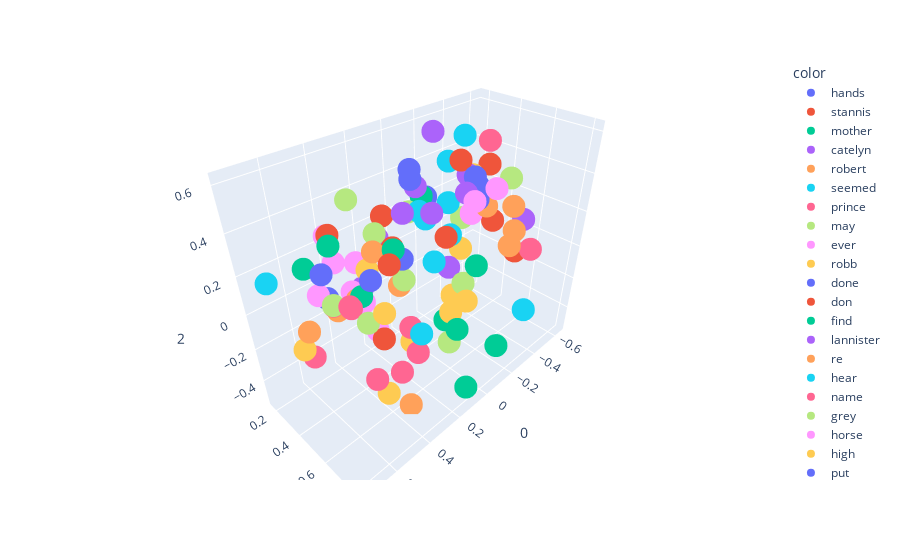

Notebook source saved alongside this figure:
### Code cell
import plotly.express as px
fig = px.scatter_3d(X[200:300],x=0,y=1,z=2, color=y[200:300])
fig.show()

### Figure 1 — Plotly figure (JSON) as saved in the notebook; plotly's stock layout.template omitted (floating-point values rounded to 4 significant figures)
{"data": [{"hovertemplate": "color=hands<br>0=%{x}<br>1=%{y}<br>2=%{z}<extra></extra>", "legendgroup": "hands", "marker": {"color": "#636efa", "symbol": "circle"}, "mode": "markers", "name": "hands", "scene": "scene", "showlegend": true, "type": "scatter3d", "x": [-0.2703], "y": [0.4723], "z": [0.394]}, {"hovertemplate": "color=stannis<br>0=%{x}<br>1=%{y}<br>2=%{z}<extra></extra>", "legendgroup": "stannis", "marker": {"color": "#EF553B", "symbol": "circle"}, "mode": "markers", "name": "stannis", "scene": "scene", "showlegend": true, "type": "scatter3d", "x": [0.4336], "y": [0.6114], "z": [-0.06067]}, {"hovertemplate": "color=mother<br>0=%{x}<br>1=%{y}<br>2=%{z}<extra></extra>", "legendgroup": "mother", "marker": {"color": "#00cc96", "symbol": "circle"}, "mode": "markers", "name": "mother", "scene": "scene", "showlegend": true, "type": "scatter3d", "x": [0.4567], "y": [0.5122], "z": [0.1208]}, {"hovertemplate": "color=catelyn<br>0=%{x}<br>1=%{y}<br>2=%{z}<extra></extra>", "legendgroup": "catelyn", "marker": {"color": "#ab63fa", "symbol": "circle"}, "mode": "markers", "name": "catelyn", "scene": "scene", "showlegend": true, "type": "scatter3d", "x": [0.219], "y": [0.3358], "z": [0.218]}, {"hovertemplate": "color=robert<br>0=%{x}<br>1=%{y}<br>2=%{z}<extra></extra>", "legendgroup": "robert", "marker": {"color": "#FFA15A", "symbol": "circle"}, "mode": "markers", "name": "robert", "scene": "scene", "showlegend": true, "type": "scatter3d", "x": [0.5403], "y": [0.4568], "z": [0.06265]}, {"hovertemplate": "color=seemed<br>0=%{x}<br>1=%{y}<br>2=%{z}<extra></extra>", "legendgroup": "seemed", "marker": {"color": "#19d3f3", "symbol": "circle"}, "mode": "markers", "name": "seemed", "scene": "scene", "showlegend": true, "type": "scatter3d", "x": [0.02422], "y": [0.442], "z": [0.2783]}, {"hovertemplate": "color=prince<br>0=%{x}<br>1=%{y}<br>2=%{z}<extra></extra>", "legendgroup": "prince", "marker": {"color": "#FF6692", "symbol": "circle"}, "mode": "markers", "name": "prince", "scene": "scene", "showlegend": true, "type": "scatter3d", "x": [0.5504], "y": [0.4446], "z": [0.08608]}, {"hovertemplate": "color=may<br>0=%{x}<br>1=%{y}<br>2=%{z}<extra></extra>", "legendgroup": "may", "marker": {"color": "#B6E880", "symbol": "circle"}, "mode": "markers", "name": "may", "scene": "scene", "showlegend": true, "type": "scatter3d", "x": [0.5645], "y": [0.466], "z": [0.1096]}, {"hovertemplate": "color=ever<br>0=%{x}<br>1=%{y}<br>2=%{z}<extra></extra>", "legendgroup": "ever", "marker": {"color": "#FF97FF", "symbol": "circle"}, "mode": "markers", "name": "ever", "scene": "scene", "showlegend": true, "type": "scatter3d", "x": [0.442], "y": [0.5066], "z": [0.079]}, {"hovertemplate": "color=robb<br>0=%{x}<br>1=%{y}<br>2=%{z}<extra></extra>", "legendgroup": "robb", "marker": {"color": "#FECB52", "symbol": "circle"}, "mode": "markers", "name": "robb", "scene": "scene", "showlegend": true, "type": "scatter3d", "x": [0.3886], "y": [0.4715], "z": [0.1983]}, {"hovertemplate": "color=done<br>0=%{x}<br>1=%{y}<br>2=%{z}<extra></extra>", "legendgroup": "done", "marker": {"color": "#636efa", "symbol": "circle"}, "mode": "markers", "name": "done", "scene": "scene", "showlegend": true, "type": "scatter3d", "x": [0.4709], "y": [0.5988], "z": [0.254]}, {"hovertemplate": "color=don<br>0=%{x}<br>1=%{y}<br>2=%{z}<extra></extra>", "legendgroup": "don", "marker": {"color": "#EF553B", "symbol": "circle"}, "mode": "markers", "name": "don", "scene": "scene", "showlegend": true, "type": "scatter3d", "x": [0.4712], "y": [0.3377], "z": [0.3413]}, {"hovertemplate": "color=find<br>0=%{x}<br>1=%{y}<br>2=%{z}<extra></extra>", "legendgroup": "find", "marker": {"color": "#00cc96", "symbol": "circle"}, "mode": "markers", "name": "find", "scene": "scene", "showlegend": true, "type": "scatter3d", "x": [0.383], "y": [0.6359], "z": [0.3686]}, {"hovertemplate": "color=lannister<br>0=%{x}<br>1=%{y}<br>2=%{z}<extra></extra>", "legendgroup": "lannister", "marker": {"color": "#ab63fa", "symbol": "circle"}, "mode": "markers", "name": "lannister", "scene": "scene", "showlegend": true, "type": "scatter3d", "x": [0.3824], "y": [0.4212], "z": [0.07677]}, {"hovertemplate": "color=re<br>0=%{x}<br>1=%{y}<br>2=%{z}<extra></extra>", "legendgroup": "re", "marker": {"color": "#FFA15A", "symbol": "circle"}, "mode": "markers", "name": "re", "scene": "scene", "showlegend": true, "type": "scatter3d", "x": [0.3512], "y": [0.468], "z": [0.2671]}, {"hovertemplate": "color=hear<br>0=%{x}<br>1=%{y}<br>2=%{z}<extra></extra>", "legendgroup": "hear", "marker": {"color": "#19d3f3", "symbol": "circle"}, "mode": "markers", "name": "hear", "scene": "scene", "showlegend": true, "type": "scatter3d", "x": [0.1682], "y": [0.552], "z": [0.4147]}, {"hovertemplate": "color=name<br>0=%{x}<br>1=%{y}<br>2=%{z}<extra></extra>", "legendgroup": "name", "marker": {"color": "#FF6692", "symbol": "circle"}, "mode": "markers", "name": "name", "scene": "scene", "showlegend": true, "type": "scatter3d", "x": [0.5769], "y": [0.6002], "z": [0.1884]}, {"hovertemplate": "color=grey<br>0=%{x}<br>1=%{y}<br>2=%{z}<extra></extra>", "legendgroup": "grey", "marker": {"color": "#B6E880", "symbol": "circle"}, "mode": "markers", "name": "grey", "scene": "scene", "showlegend": true, "type": "scatter3d", "x": [-0.4495], "y": [0.2441], "z": [0.01859]}, {"hovertemplate": "color=horse<br>0=%{x}<br>1=%{y}<br>2=%{z}<extra></extra>", "legendgroup": "horse", "marker": {"color": "#FF97FF", "symbol": "circle"}, "mode": "markers", "name": "horse", "scene": "scene", "showlegend": true, "type": "scatter3d", "x": [-0.3416], "y": [0.5474], "z": [0.3361]}, {"hovertemplate": "color=high<br>0=%{x}<br>1=%{y}<br>2=%{z}<extra></extra>", "legendgroup": "high", "marker": {"color": "#FECB52", "symbol": "circle"}, "mode": "markers", "name": "high", "scene": "scene", "showlegend": true, "type": "scatter3d", "x": [-0.1473], "y": [0.4626], "z": [-0.2332]}, {"hovertemplate": "color=put<br>0=%{x}<br>1=%{y}<br>2=%{z}<extra></extra>", "legendgroup": "put", "marker": {"color": "#636efa", "symbol": "circle"}, "mode": "markers", "name": "put", "scene": "scene", "showlegend": true, "type": "scatter3d", "x": [0.2174], "y": [0.553], "z": [0.6101]}, {"hovertemplate": "color=stone<br>0=%{x}<br>1=%{y}<br>2=%{z}<extra></extra>", "legendgroup": "stone", "marker": {"color": "#EF553B", "symbol": "circle"}, "mode": "markers", "name": "stone", "scene": "scene", "showlegend": true, "type": "scatter3d", "x": [-0.6371], "y": [0.4866], "z": [-0.1751]}, {"hovertemplate": "color=wine<br>0=%{x}<br>1=%{y}<br>2=%{z}<extra></extra>", "legendgroup": "wine", "marker": {"color": "#00cc96", "symbol": "circle"}, "mode": "markers", "name": "wine", "scene": "scene", "showlegend": true, "type": "scatter3d", "x": [-0.0867], "y": [0.3017], "z": [0.3007]}, {"hovertemplate": "color=hard<br>0=%{x}<br>1=%{y}<br>2=%{z}<extra></extra>", "legendgroup": "hard", "marker": {"color": "#ab63fa", "symbol": "circle"}, "mode": "markers", "name": "hard", "scene": "scene", "showlegend": true, "type": "scatter3d", "x": [-0.3289], "y": [0.3784], "z": [0.3554]}, {"hovertemplate": "color=water<br>0=%{x}<br>1=%{y}<br>2=%{z}<extra></extra>", "legendgroup": "water", "marker": {"color": "#FFA15A", "symbol": "circle"}, "mode": "markers", "name": "water", "scene": "scene", "showlegend": true, "type": "scatter3d", "x": [-0.5364], "y": [0.5185], "z": [0.1586]}, {"hovertemplate": "color=upon<br>0=%{x}<br>1=%{y}<br>2=%{z}<extra></extra>", "legendgroup": "upon", "marker": {"color": "#19d3f3", "symbol": "circle"}, "mode": "markers", "name": "upon", "scene": "scene", "showlegend": true, "type": "scatter3d", "x": [-0.1291], "y": [0.4556], "z": [0.1363]}, {"hovertemplate": "color=fire<br>0=%{x}<br>1=%{y}<br>2=%{z}<extra></extra>", "legendgroup": "fire", "marker": {"color": "#FF6692", "symbol": "circle"}, "mode": "markers", "name": "fire", "scene": "scene", "showlegend": true, "type": "scatter3d", "x": [-0.4912], "y": [0.6777], "z": [-0.009546]}, {"hovertemplate": "color=iron<br>0=%{x}<br>1=%{y}<br>2=%{z}<extra></extra>", "legendgroup": "iron", "marker": {"color": "#B6E880", "symbol": "circle"}, "mode": "markers", "name": "iron", "scene": "scene", "showlegend": true, "type": "scatter3d", "x": [-0.1976], "y": [0.4904], "z": [-0.1688]}, {"hovertemplate": "color=until<br>0=%{x}<br>1=%{y}<br>2=%{z}<extra></extra>", "legendgroup": "until", "marker": {"color": "#FF97FF", "symbol": "circle"}, "mode": "markers", "name": "until", "scene": "scene", "showlegend": true, "type": "scatter3d", "x": [-0.1222], "y": [0.5991], "z": [0.3688]}, {"hovertemplate": "color=these<br>0=%{x}<br>1=%{y}<br>2=%{z}<extra></extra>", "legendgroup": "these", "marker": {"color": "#FECB52", "symbol": "circle"}, "mode": "markers", "name": "these", "scene": "scene", "showlegend": true, "type": "scatter3d", "x": [0.4269], "y": [0.6108], "z": [-0.4011]}, {"hovertemplate": "color=voice<br>0=%{x}<br>1=%{y}<br>2=%{z}<extra></extra>", "legendgroup": "voice", "marker": {"color": "#636efa", "symbol": "circle"}, "mode": "markers", "name": "voice", "scene": "scene", "showlegend": true, "type": "scatter3d", "x": [0.006166], "y": [0.3269], "z": [0.4249]}, {"hovertemplate": "color=gone<br>0=%{x}<br>1=%{y}<br>2=%{z}<extra></extra>", "legendgroup": "gone", "marker": {"color": "#EF553B", "symbol": "circle"}, "mode": "markers", "name": "gone", "scene": "scene", "showlegend": true, "type": "scatter3d", "x": [0.03429], "y": [0.5788], "z": [0.2471]}, {"hovertemplate": "color=give<br>0=%{x}<br>1=%{y}<br>2=%{z}<extra></extra>", "legendgroup": "give", "marker": {"color": "#00cc96", "symbol": "circle"}, "mode": "markers", "name": "give", "scene": "scene", "showlegend": true, "type": "scatter3d", "x": [0.5687], "y": [0.4923], "z": [0.4041]}, {"hovertemplate": "color=sam<br>0=%{x}<br>1=%{y}<br>2=%{z}<extra></extra>", "legendgroup": "sam", "marker": {"color": "#ab63fa", "symbol": "circle"}, "mode": "markers", "name": "sam", "scene": "scene", "showlegend": true, "type": "scatter3d", "x": [-0.001336], "y": [0.353], "z": [0.3959]}, {"hovertemplate": "color=better<br>0=%{x}<br>1=%{y}<br>2=%{z}<extra></extra>", "legendgroup": "better", "marker": {"color": "#FFA15A", "symbol": "circle"}, "mode": "markers", "name": "better", "scene": "scene", "showlegend": true, "type": "scatter3d", "x": [0.4509], "y": [0.472], "z": [0.07884]}, {"hovertemplate": "color=seen<br>0=%{x}<br>1=%{y}<br>2=%{z}<extra></extra>", "legendgroup": "seen", "marker": {"color": "#19d3f3", "symbol": "circle"}, "mode": "markers", "name": "seen", "scene": "scene", "showlegend": true, "type": "scatter3d", "x": [0.1328], "y": [0.6039], "z": [0.1784]}, {"hovertemplate": "color=shall<br>0=%{x}<br>1=%{y}<br>2=%{z}<extra></extra>", "legendgroup": "shall", "marker": {"color": "#FF6692", "symbol": "circle"}, "mode": "markers", "name": "shall", "scene": "scene", "showlegend": true, "type": "scatter3d", "x": [0.5069], "y": [0.5048], "z": [0.08244]}, {"hovertemplate": "color=ned<br>0=%{x}<br>1=%{y}<br>2=%{z}<extra></extra>", "legendgroup": "ned", "marker": {"color": "#B6E880", "symbol": "circle"}, "mode": "markers", "name": "ned", "scene": "scene", "showlegend": true, "type": "scatter3d", "x": [0.2599], "y": [0.3702], "z": [0.2722]}, {"hovertemplate": "color=always<br>0=%{x}<br>1=%{y}<br>2=%{z}<extra></extra>", "legendgroup": "always", "marker": {"color": "#FF97FF", "symbol": "circle"}, "mode": "markers", "name": "always", "scene": "scene", "showlegend": true, "type": "scatter3d", "x": [0.4529], "y": [0.4427], "z": [0.1045]}, {"hovertemplate": "color=years<br>0=%{x}<br>1=%{y}<br>2=%{z}<extra></extra>", "legendgroup": "years", "marker": {"color": "#FECB52", "symbol": "circle"}, "mode": "markers", "name": "years", "scene": "scene", "showlegend": true, "type": "scatter3d", "x": [0.275], "y": [0.6074], "z": [-0.1833]}, {"hovertemplate": "color=between<br>0=%{x}<br>1=%{y}<br>2=%{z}<extra></extra>", "legendgroup": "between", "marker": {"color": "#636efa", "symbol": "circle"}, "mode": "markers", "name": "between", "scene": "scene", "showlegend": true, "type": "scatter3d", "x": [-0.4125], "y": [0.3774], "z": [0.2697]}, {"hovertemplate": "color=dark<br>0=%{x}<br>1=%{y}<br>2=%{z}<extra></extra>", "legendgroup": "dark", "marker": {"color": "#EF553B", "symbol": "circle"}, "mode": "markers", "name": "dark", "scene": "scene", "showlegend": true, "type": "scatter3d", "x": [-0.5148], "y": [0.4076], "z": [0.04097]}, {"hovertemplate": "color=place<br>0=%{x}<br>1=%{y}<br>2=%{z}<extra></extra>", "legendgroup": "place", "marker": {"color": "#00cc96", "symbol": "circle"}, "mode": "markers", "name": "place", "scene": "scene", "showlegend": true, "type": "scatter3d", "x": [0.2037], "y": [0.809], "z": [-0.02824]}, {"hovertemplate": "color=small<br>0=%{x}<br>1=%{y}<br>2=%{z}<extra></extra>", "legendgroup": "small", "marker": {"color": "#ab63fa", "symbol": "circle"}, "mode": "markers", "name": "small", "scene": "scene", "showlegend": true, "type": "scatter3d", "x": [-0.2531], "y": [0.3368], "z": [-0.1717]}, {"hovertemplate": "color=cold<br>0=%{x}<br>1=%{y}<br>2=%{z}<extra></extra>", "legendgroup": "cold", "marker": {"color": "#FFA15A", "symbol": "circle"}, "mode": "markers", "name": "cold", "scene": "scene", "showlegend": true, "type": "scatter3d", "x": [-0.3578], "y": [0.4817], "z": [0.2139]}, {"hovertemplate": "color=winterfell<br>0=%{x}<br>1=%{y}<br>2=%{z}<extra></extra>", "legendgroup": "winterfell", "marker": {"color": "#19d3f3", "symbol": "circle"}, "mode": "markers", "name": "winterfell", "scene": "scene", "showlegend": true, "type": "scatter3d", "x": [0.3092], "y": [0.7062], "z": [-0.05211]}, {"hovertemplate": "color=most<br>0=%{x}<br>1=%{y}<br>2=%{z}<extra></extra>", "legendgroup": "most", "marker": {"color": "#FF6692", "symbol": "circle"}, "mode": "markers", "name": "most", "scene": "scene", "showlegend": true, "type": "scatter3d", "x": [0.4415], "y": [0.5524], "z": [-0.3441]}, {"hovertemplate": "color=hundred<br>0=%{x}<br>1=%{y}<br>2=%{z}<extra></extra>", "legendgroup": "hundred", "marker": {"color": "#B6E880", "symbol": "circle"}, "mode": "markers", "name": "hundred", "scene": "scene", "showlegend": true, "type": "scatter3d", "x": [-0.009797], "y": [0.5762], "z": [-0.3972]}, {"hovertemplate": "color=stood<br>0=%{x}<br>1=%{y}<br>2=%{z}<extra></extra>", "legendgroup": "stood", "marker": {"color": "#FF97FF", "symbol": "circle"}, "mode": "markers", "name": "stood", "scene": "scene", "showlegend": true, "type": "scatter3d", "x": [-0.2934], "y": [0.44], "z": [0.1812]}, {"hovertemplate": "color=end<br>0=%{x}<br>1=%{y}<br>2=%{z}<extra></extra>", "legendgroup": "end", "marker": {"color": "#FECB52", "symbol": "circle"}, "mode": "markers", "name": "end", "scene": "scene", "showlegend": true, "type": "scatter3d", "x": [0.1099], "y": [0.7725], "z": [0.04838]}, {"hovertemplate": "color=sister<br>0=%{x}<br>1=%{y}<br>2=%{z}<extra></extra>", "legendgroup": "sister", "marker": {"color": "#636efa", "symbol": "circle"}, "mode": "markers", "name": "sister", "scene": "scene", "showlegend": true, "type": "scatter3d", "x": [0.5858], "y": [0.4436], "z": [0.2602]}, {"hovertemplate": "color=words<br>0=%{x}<br>1=%{y}<br>2=%{z}<extra></extra>", "legendgroup": "words", "marker": {"color": "#EF553B", "symbol": "circle"}, "mode": "markers", "name": "words", "scene": "scene", "showlegend": true, "type": "scatter3d", "x": [0.266], "y": [0.4917], "z": [0.259]}, {"hovertemplate": "color=sea<br>0=%{x}<br>1=%{y}<br>2=%{z}<extra></extra>", "legendgroup": "sea", "marker": {"color": "#00cc96", "symbol": "circle"}, "mode": "markers", "name": "sea", "scene": "scene", "showlegend": true, "type": "scatter3d", "x": [-0.1299], "y": [0.7799], "z": [-0.3658]}, {"hovertemplate": "color=right<br>0=%{x}<br>1=%{y}<br>2=%{z}<extra></extra>", "legendgroup": "right", "marker": {"color": "#ab63fa", "symbol": "circle"}, "mode": "markers", "name": "right", "scene": "scene", "showlegend": true, "type": "scatter3d", "x": [-0.114], "y": [0.5561], "z": [0.3968]}, {"hovertemplate": "color=nothing<br>0=%{x}<br>1=%{y}<br>2=%{z}<extra></extra>", "legendgroup": "nothing", "marker": {"color": "#FFA15A", "symbol": "circle"}, "mode": "markers", "name": "nothing", "scene": "scene", "showlegend": true, "type": "scatter3d", "x": [0.259], "y": [0.5197], "z": [0.07562]}, {"hovertemplate": "color=walls<br>0=%{x}<br>1=%{y}<br>2=%{z}<extra></extra>", "legendgroup": "walls", "marker": {"color": "#19d3f3", "symbol": "circle"}, "mode": "markers", "name": "walls", "scene": "scene", "showlegend": true, "type": "scatter3d", "x": [-0.4286], "y": [0.7236], "z": [-0.3439]}, {"hovertemplate": "color=fingers<br>0=%{x}<br>1=%{y}<br>2=%{z}<extra></extra>", "legendgroup": "fingers", "marker": {"color": "#FF6692", "symbol": "circle"}, "mode": "markers", "name": "fingers", "scene": "scene", "showlegend": true, "type": "scatter3d", "x": [-0.4759], "y": [0.3842], "z": [0.4892]}, {"hovertemplate": "color=same<br>0=%{x}<br>1=%{y}<br>2=%{z}<extra></extra>", "legendgroup": "same", "marker": {"color": "#B6E880", "symbol": "circle"}, "mode": "markers", "name": "same", "scene": "scene", "showlegend": true, "type": "scatter3d", "x": [0.253], "y": [0.5435], "z": [0.1146]}, {"hovertemplate": "color=house<br>0=%{x}<br>1=%{y}<br>2=%{z}<extra></extra>", "legendgroup": "house", "marker": {"color": "#FF97FF", "symbol": "circle"}, "mode": "markers", "name": "house", "scene": "scene", "showlegend": true, "type": "scatter3d", "x": [0.3116], "y": [0.4134], "z": [-0.2173]}, {"hovertemplate": "color=cloak<br>0=%{x}<br>1=%{y}<br>2=%{z}<extra></extra>", "legendgroup": "cloak", "marker": {"color": "#FECB52", "symbol": "circle"}, "mode": "markers", "name": "cloak", "scene": "scene", "showlegend": true, "type": "scatter3d", "x": [-0.43], "y": [0.3256], "z": [0.3057]}, {"hovertemplate": "color=young<br>0=%{x}<br>1=%{y}<br>2=%{z}<extra></extra>", "legendgroup": "young", "marker": {"color": "#636efa", "symbol": "circle"}, "mode": "markers", "name": "young", "scene": "scene", "showlegend": true, "type": "scatter3d", "x": [0.4783], "y": [0.2856], "z": [-0.004627]}, {"hovertemplate": "color=beside<br>0=%{x}<br>1=%{y}<br>2=%{z}<extra></extra>", "legendgroup": "beside", "marker": {"color": "#EF553B", "symbol": "circle"}, "mode": "markers", "name": "beside", "scene": "scene", "showlegend": true, "type": "scatter3d", "x": [-0.2629], "y": [0.3868], "z": [0.4529]}, {"hovertemplate": "color=does<br>0=%{x}<br>1=%{y}<br>2=%{z}<extra></extra>", "legendgroup": "does", "marker": {"color": "#00cc96", "symbol": "circle"}, "mode": "markers", "name": "does", "scene": "scene", "showlegend": true, "type": "scatter3d", "x": [0.6227], "y": [0.3825], "z": [0.2741]}, {"hovertemplate": "color=get<br>0=%{x}<br>1=%{y}<br>2=%{z}<extra></extra>", "legendgroup": "get", "marker": {"color": "#ab63fa", "symbol": "circle"}, "mode": "markers", "name": "get", "scene": "scene", "showlegend": true, "type": "scatter3d", "x": [0.1976], "y": [0.6523], "z": [0.4566]}, {"hovertemplate": "color=seven<br>0=%{x}<br>1=%{y}<br>2=%{z}<extra></extra>", "legendgroup": "seven", "marker": {"color": "#FFA15A", "symbol": "circle"}, "mode": "markers", "name": "seven", "scene": "scene", "showlegend": true, "type": "scatter3d", "x": [0.3298], "y": [0.6507], "z": [-0.5277]}, {"hovertemplate": "color=mouth<br>0=%{x}<br>1=%{y}<br>2=%{z}<extra></extra>", "legendgroup": "mouth", "marker": {"color": "#19d3f3", "symbol": "circle"}, "mode": "markers", "name": "mouth", "scene": "scene", "showlegend": true, "type": "scatter3d", "x": [-0.3318], "y": [0.3458], "z": [0.5426]}, {"hovertemplate": "color=watch<br>0=%{x}<br>1=%{y}<br>2=%{z}<extra></extra>", "legendgroup": "watch", "marker": {"color": "#FF6692", "symbol": "circle"}, "mode": "markers", "name": "watch", "scene": "scene", "showlegend": true, "type": "scatter3d", "x": [0.3147], "y": [0.6463], "z": [-0.04987]}, {"hovertemplate": "color=door<br>0=%{x}<br>1=%{y}<br>2=%{z}<extra></extra>", "legendgroup": "door", "marker": {"color": "#B6E880", "symbol": "circle"}, "mode": "markers", "name": "door", "scene": "scene", "showlegend": true, "type": "scatter3d", "x": [-0.4414], "y": [0.5532], "z": [0.3589]}, {"hovertemplate": "color=joffrey<br>0=%{x}<br>1=%{y}<br>2=%{z}<extra></extra>", "legendgroup": "joffrey", "marker": {"color": "#FF97FF", "symbol": "circle"}, "mode": "markers", "name": "joffrey", "scene": "scene", "showlegend": true, "type": "scatter3d", "x": [0.5025], "y": [0.4068], "z": [0.2567]}, {"hovertemplate": "color=green<br>0=%{x}<br>1=%{y}<br>2=%{z}<extra></extra>", "legendgroup": "green", "marker": {"color": "#FECB52", "symbol": "circle"}, "mode": "markers", "name": "green", "scene": "scene", "showlegend": true, "type": "scatter3d", "x": [-0.4428], "y": [0.2518], "z": [-0.1757]}, {"hovertemplate": "color=big<br>0=%{x}<br>1=%{y}<br>2=%{z}<extra></extra>", "legendgroup": "big", "marker": {"color": "#636efa", "symbol": "circle"}, "mode": "markers", "name": "big", "scene": "scene", "showlegend": true, "type": "scatter3d", "x": [-0.2521], "y": [0.1633], "z": [0.187]}, {"hovertemplate": "color=under<br>0=%{x}<br>1=%{y}<br>2=%{z}<extra></extra>", "legendgroup": "under", "marker": {"color": "#EF553B", "symbol": "circle"}, "mode": "markers", "name": "under", "scene": "scene", "showlegend": true, "type": "scatter3d", "x": [-0.5632], "y": [0.3251], "z": [0.322]}, {"hovertemplate": "color=few<br>0=%{x}<br>1=%{y}<br>2=%{z}<extra></extra>", "legendgroup": "few", "marker": {"color": "#00cc96", "symbol": "circle"}, "mode": "markers", "name": "few", "scene": "scene", "showlegend": true, "type": "scatter3d", "x": [0.01061], "y": [0.5619], "z": [-0.2452]}, {"hovertemplate": "color=sent<br>0=%{x}<br>1=%{y}<br>2=%{z}<extra></extra>", "legendgroup": "sent", "marker": {"color": "#ab63fa", "symbol": "circle"}, "mode": "markers", "name": "sent", "scene": "scene", "showlegend": true, "type": "scatter3d", "x": [0.2596], "y": [0.5547], "z": [0.4423]}, {"hovertemplate": "color=perhaps<br>0=%{x}<br>1=%{y}<br>2=%{z}<extra></extra>", "legendgroup": "perhaps", "marker": {"color": "#FFA15A", "symbol": "circle"}, "mode": "markers", "name": "perhaps", "scene": "scene", "showlegend": true, "type": "scatter3d", "x": [0.7104], "y": [0.5103], "z": [0.08998]}, {"hovertemplate": "color=almost<br>0=%{x}<br>1=%{y}<br>2=%{z}<extra></extra>", "legendgroup": "almost", "marker": {"color": "#19d3f3", "symbol": "circle"}, "mode": "markers", "name": "almost", "scene": "scene", "showlegend": true, "type": "scatter3d", "x": [-0.2204], "y": [0.3459], "z": [0.4482]}, {"hovertemplate": "color=such<br>0=%{x}<br>1=%{y}<br>2=%{z}<extra></extra>", "legendgroup": "such", "marker": {"color": "#FF6692", "symbol": "circle"}, "mode": "markers", "name": "such", "scene": "scene", "showlegend": true, "type": "scatter3d", "x": [0.6547], "y": [0.4129], "z": [-0.15]}, {"hovertemplate": "color=wanted<br>0=%{x}<br>1=%{y}<br>2=%{z}<extra></extra>", "legendgroup": "wanted", "marker": {"color": "#B6E880", "symbol": "circle"}, "mode": "markers", "name": "wanted", "scene": "scene", "showlegend": true, "type": "scatter3d", "x": [0.4521], "y": [0.4647], "z": [0.5378]}, {"hovertemplate": "color=daughter<br>0=%{x}<br>1=%{y}<br>2=%{z}<extra></extra>", "legendgroup": "daughter", "marker": {"color": "#FF97FF", "symbol": "circle"}, "mode": "markers", "name": "daughter", "scene": "scene", "showlegend": true, "type": "scatter3d", "x": [0.5273], "y": [0.2958], "z": [0.04464]}, {"hovertemplate": "color=true<br>0=%{x}<br>1=%{y}<br>2=%{z}<extra></extra>", "legendgroup": "true", "marker": {"color": "#FECB52", "symbol": "circle"}, "mode": "markers", "name": "true", "scene": "scene", "showlegend": true, "type": "scatter3d", "x": [0.7134], "y": [0.4523], "z": [-0.0408]}, {"hovertemplate": "color=while<br>0=%{x}<br>1=%{y}<br>2=%{z}<extra></extra>", "legendgroup": "while", "marker": {"color": "#636efa", "symbol": "circle"}, "mode": "markers", "name": "while", "scene": "scene", "showlegend": true, "type": "scatter3d", "x": [-0.3211], "y": [0.455], "z": [0.255]}, {"hovertemplate": "color=leave<br>0=%{x}<br>1=%{y}<br>2=%{z}<extra></extra>", "legendgroup": "leave", "marker": {"color": "#EF553B", "symbol": "circle"}, "mode": "markers", "name": "leave", "scene": "scene", "showlegend": true, "type": "scatter3d", "x": [0.4458], "y": [0.6839], "z": [0.3553]}, {"hovertemplate": "color=city<br>0=%{x}<br>1=%{y}<br>2=%{z}<extra></extra>", "legendgroup": "city", "marker": {"color": "#00cc96", "symbol": "circle"}, "mode": "markers", "name": "city", "scene": "scene", "showlegend": true, "type": "scatter3d", "x": [0.1447], "y": [0.827], "z": [-0.4122]}, {"hovertemplate": "color=wind<br>0=%{x}<br>1=%{y}<br>2=%{z}<extra></extra>", "legendgroup": "wind", "marker": {"color": "#ab63fa", "symbol": "circle"}, "mode": "markers", "name": "wind", "scene": "scene", "showlegend": true, "type": "scatter3d", "x": [-0.5868], "y": [0.5541], "z": [0.07643]}, {"hovertemplate": "color=light<br>0=%{x}<br>1=%{y}<br>2=%{z}<extra></extra>", "legendgroup": "light", "marker": {"color": "#FFA15A", "symbol": "circle"}, "mode": "markers", "name": "light", "scene": "scene", "showlegend": true, "type": "scatter3d", "x": [-0.3973], "y": [0.6117], "z": [0.0247]}, {"hovertemplate": "color=arms<br>0=%{x}<br>1=%{y}<br>2=%{z}<extra></extra>", "legendgroup": "arms", "marker": {"color": "#19d3f3", "symbol": "circle"}, "mode": "markers", "name": "arms", "scene": "scene", "showlegend": true, "type": "scatter3d", "x": [-0.1612], "y": [0.4064], "z": [0.2774]}, {"hovertemplate": "color=children<br>0=%{x}<br>1=%{y}<br>2=%{z}<extra></extra>", "legendgroup": "children", "marker": {"color": "#FF6692", "symbol": "circle"}, "mode": "markers", "name": "children", "scene": "scene", "showlegend": true, "type": "scatter3d", "x": [0.3711], "y": [0.6446], "z": [-0.2804]}, {"hovertemplate": "color=herself<br>0=%{x}<br>1=%{y}<br>2=%{z}<extra></extra>", "legendgroup": "herself", "marker": {"color": "#B6E880", "symbol": "circle"}, "mode": "markers", "name": "herself", "scene": "scene", "showlegend": true, "type": "scatter3d", "x": [0.08423], "y": [0.3947], "z": [0.3191]}, {"hovertemplate": "color=sweet<br>0=%{x}<br>1=%{y}<br>2=%{z}<extra></extra>", "legendgroup": "sweet", "marker": {"color": "#FF97FF", "symbol": "circle"}, "mode": "markers", "name": "sweet", "scene": "scene", "showlegend": true, "type": "scatter3d", "x": [0.3991], "y": [0.1994], "z": [0.2474]}, {"hovertemplate": "color=others<br>0=%{x}<br>1=%{y}<br>2=%{z}<extra></extra>", "legendgroup": "others", "marker": {"color": "#FECB52", "symbol": "circle"}, "mode": "markers", "name": "others", "scene": "scene", "showlegend": true, "type": "scatter3d", "x": [0.03064], "y": [0.6158], "z": [-0.152]}, {"hovertemplate": "color=lost<br>0=%{x}<br>1=%{y}<br>2=%{z}<extra></extra>", "legendgroup": "lost", "marker": {"color": "#636efa", "symbol": "circle"}, "mode": "markers", "name": "lost", "scene": "scene", "showlegend": true, "type": "scatter3d", "x": [0.2495], "y": [0.5327], "z": [0.214]}, {"hovertemplate": "color=theon<br>0=%{x}<br>1=%{y}<br>2=%{z}<extra></extra>", "legendgroup": "theon", "marker": {"color": "#EF553B", "symbol": "circle"}, "mode": "markers", "name": "theon", "scene": "scene", "showlegend": true, "type": "scatter3d", "x": [0.1821], "y": [0.3307], "z": [0.3119]}, {"hovertemplate": "color=each<br>0=%{x}<br>1=%{y}<br>2=%{z}<extra></extra>", "legendgroup": "each", "marker": {"color": "#00cc96", "symbol": "circle"}, "mode": "markers", "name": "each", "scene": "scene", "showlegend": true, "type": "scatter3d", "x": [-0.2367], "y": [0.5384], "z": [-0.05493]}, {"hovertemplate": "color=felt<br>0=%{x}<br>1=%{y}<br>2=%{z}<extra></extra>", "legendgroup": "felt", "marker": {"color": "#ab63fa", "symbol": "circle"}, "mode": "markers", "name": "felt", "scene": "scene", "showlegend": true, "type": "scatter3d", "x": [-0.1264], "y": [0.3384], "z": [0.6118]}, {"hovertemplate": "color=side<br>0=%{x}<br>1=%{y}<br>2=%{z}<extra></extra>", "legendgroup": "side", "marker": {"color": "#FFA15A", "symbol": "circle"}, "mode": "markers", "name": "side", "scene": "scene", "showlegend": true, "type": "scatter3d", "x": [-0.3121], "y": [0.6886], "z": [0.1804]}, {"hovertemplate": "color=yes<br>0=%{x}<br>1=%{y}<br>2=%{z}<extra></extra>", "legendgroup": "yes", "marker": {"color": "#19d3f3", "symbol": "circle"}, "mode": "markers", "name": "yes", "scene": "scene", "showlegend": true, "type": "scatter3d", "x": [0.7479], "y": [0.3097], "z": [0.2319]}, {"hovertemplate": "color=brothers<br>0=%{x}<br>1=%{y}<br>2=%{z}<extra></extra>", "legendgroup": "brothers", "marker": {"color": "#FF6692", "symbol": "circle"}, "mode": "markers", "name": "brothers", "scene": "scene", "showlegend": true, "type": "scatter3d", "x": [0.296], "y": [0.6694], "z": [-0.1945]}, {"hovertemplate": "color=best<br>0=%{x}<br>1=%{y}<br>2=%{z}<extra></extra>", "legendgroup": "best", "marker": {"color": "#B6E880", "symbol": "circle"}, "mode": "markers", "name": "best", "scene": "scene", "showlegend": true, "type": "scatter3d", "x": [0.5324], "y": [0.6456], "z": [0.108]}, {"hovertemplate": "color=very<br>0=%{x}<br>1=%{y}<br>2=%{z}<extra></extra>", "legendgroup": "very", "marker": {"color": "#FF97FF", "symbol": "circle"}, "mode": "markers", "name": "very", "scene": "scene", "showlegend": true, "type": "scatter3d", "x": [0.336], "y": [0.3208], "z": [0.1356]}, {"hovertemplate": "color=die<br>0=%{x}<br>1=%{y}<br>2=%{z}<extra></extra>", "legendgroup": "die", "marker": {"color": "#FECB52", "symbol": "circle"}, "mode": "markers", "name": "die", "scene": "scene", "showlegend": true, "type": "scatter3d", "x": [0.4925], "y": [0.6977], "z": [0.1635]}], "layout": {"legend": {"title": {"text": "color"}, "tracegroupgap": 0}, "margin": {"t": 60}, "scene": {"domain": {"x": [0, 1], "y": [0, 1]}, "xaxis": {"title": {"text": "0"}}, "yaxis": {"title": {"text": "1"}}, "zaxis": {"title": {"text": "2"}}}}}
